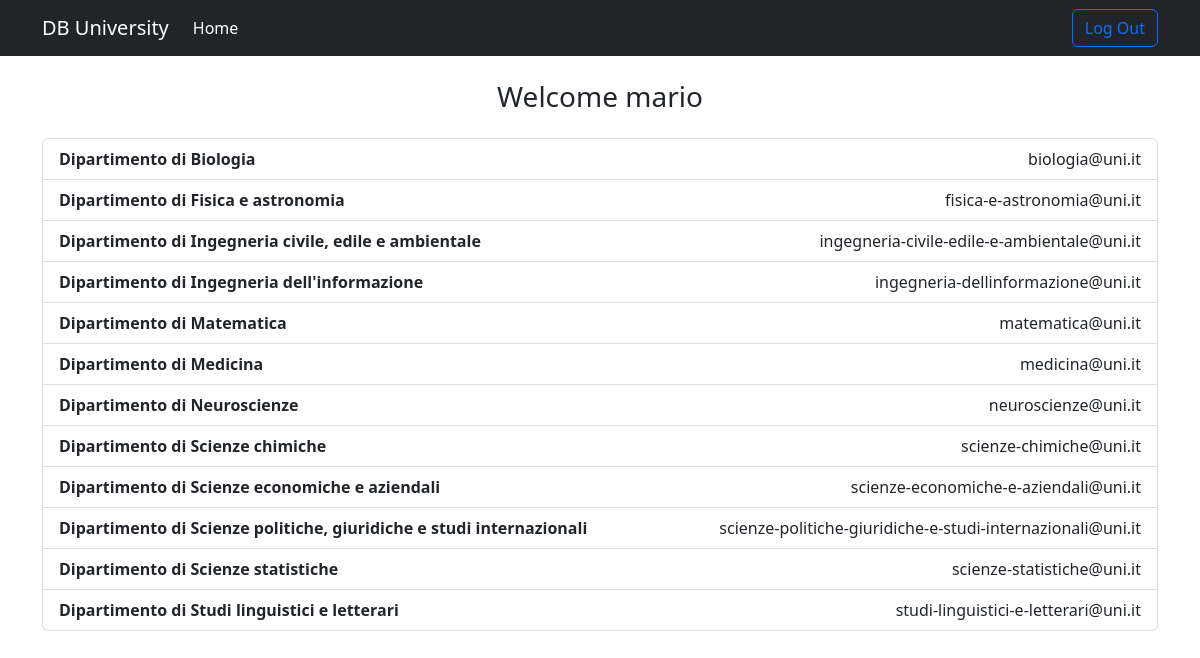
/index.php (signed in), run on the app's committed database.
### tables this page shows
CREATE TABLE `departments` (
  `id` bigint(20) UNSIGNED NOT NULL,
  `name` varchar(255) NOT NULL,
  `address` varchar(255) NOT NULL,
  `phone` varchar(255) DEFAULT NULL,
  `email` varchar(255) NOT NULL,
  `website` varchar(255) NOT NULL,
  `head_of_department` varchar(255) NOT NULL
);

### Models/Department.php (called while the page is built, shortened)
<?php
class Department
{
  public static function all()
  {
    $connection = DB::connect();
    $results = $connection->query('SELECT * FROM `departments`');
    return $results;
  }
}

### index.php (the view, shortened to what this page needs)
<?php
if (!empty($_SESSION['username'])) {
  require_once __DIR__ . '/Models/Department.php';
  $departments = Department::all();
}
?>
<!doctype html>
<html lang="en">
<head>
  <link href="https://cdn.jsdelivr.net/npm/bootstrap@5.2.1/dist/css/bootstrap.min.css" rel="stylesheet">
</head>
<body>
  <header>
    <nav class="navbar navbar-expand-sm navbar-dark bg-dark">
      <div class="container">
        <a class="navbar-brand" href="#">DB University</a>
        <div class="collapse navbar-collapse" id="collapsibleNavId">
          <ul class="navbar-nav me-auto mt-2 mt-lg-0">
            <li class="nav-item">
              <a class="nav-link active" href="#" aria-current="page">Home <span class="visually-hidden">(current)</span></a>
            </li>
          </ul>
          <div class="logout">
            <?php if (!empty($_SESSION['userId']) && !empty($_SESSION['username'])) : ?>
              <form action="/logout.php" method="post">
                <button type="submit" class="btn btn-outline-primary">Log Out</button>
              </form>
            <?php endif; ?>
          </div>
        </div>
      </div>
    </nav>
  </header>
  <main>
    <?php if (!empty($_SESSION['userId']) && !empty($_SESSION['username'])) : ?>
      <div class="container">
        <h3 class="my-4 text-center"><?= 'Welcome ' .  $_SESSION['username'] ?></h3>
        <div class="row">
          <div class="col-12">
            <ul class="list-group">
              <?php if ($departments && $departments->num_rows > 0) :
                while ($department = $departments->fetch_assoc()) : ?>
                  <li class="list-group-item d-flex justify-content-between align-items-center">
                    <strong>
                      <?= $department['name'] ?>
                    </strong>
                    <span><?= $department['email'] ?></span>
                  </li>
                <?php endwhile; ?>
              <?php else : ?>
                <li class="list-group-item">
                  <?= 'Ops! Query Erorr.'; ?>
                </li>
              <?php endif; ?>
            </ul>
          </div>
        </div>
      </div>
    <?php endif; ?>
  </main>
</body>
</html>

### data on the page
departments: name "Dipartimento di Biologia", email "biologia@uni.it"
departments: name "Dipartimento di Fisica e astronomia", email "fisica-e-astronomia@uni.it"
departments: name "Dipartimento di Ingegneria civile, edile e ambientale", email "ingegneria-civile-edile-e-ambientale@uni.it"
departments: name "Dipartimento di Ingegneria dell'informazione", email "ingegneria-dellinformazione@uni.it"
departments: name "Dipartimento di Matematica", email "matematica@uni.it"
departments: name "Dipartimento di Medicina", email "medicina@uni.it"
departments: name "Dipartimento di Neuroscienze", email "neuroscienze@uni.it"
departments: name "Dipartimento di Scienze chimiche", email "scienze-chimiche@uni.it"
departments: name "Dipartimento di Scienze economiche e aziendali", email "scienze-economiche-e-aziendali@uni.it"
departments: name "Dipartimento di Scienze politiche, giuridiche e studi internazionali", email "scienze-politiche-giuridiche-e-studi-internazionali@uni.it"
departments: name "Dipartimento di Scienze statistiche", email "scienze-statistiche@uni.it"
departments: name "Dipartimento di Studi linguistici e letterari", email "studi-linguistici-e-letterari@uni.it"

### other printed values
$_SESSION['username'] "mario"
